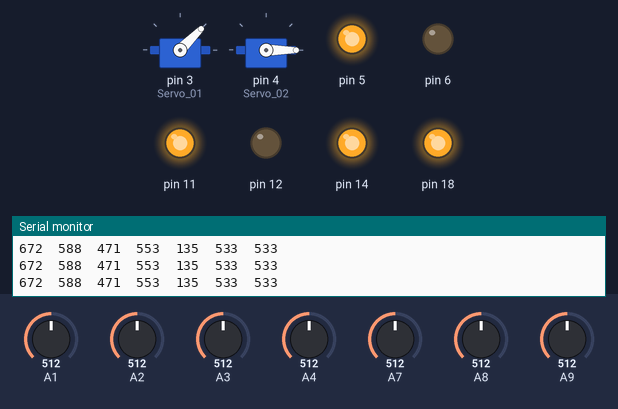
Recording of a sketch running on a simulated Arduino Mega 2560, built with avr-gcc and run on an emulated ATmega2560. Parts: 2 × servo, output pins drawn as LEDs (lit = HIGH), the last lines printed to the serial monitor. Dashed ring = blinking. The inputs (shaded band) are chosen by the test bench; at power-on: A8 = 512, A2 = 512, A7 = 512, A9 = 512, A1 = 512, A3 = 512, A4 = 512.

Above: at 1.2 s.
1.3 s: A8 set to 377
2.8 s: A8 set to 346
At 3.3 s:
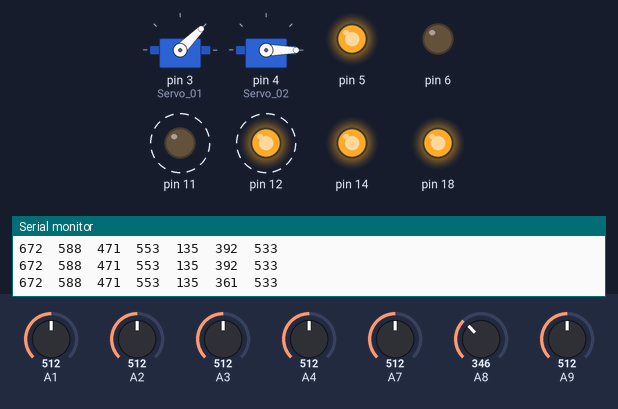
5.8 s: A2 set to 85
At 6.3 s:
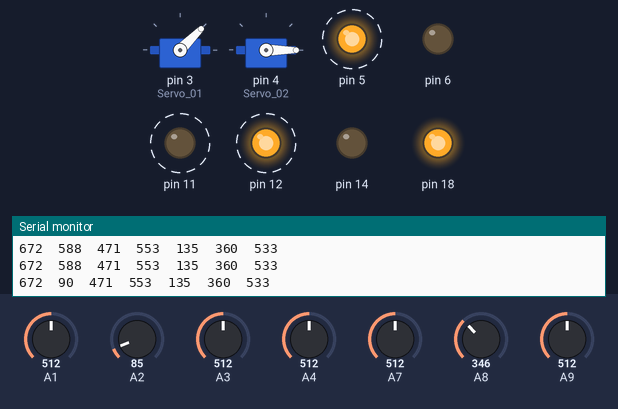
8.8 s: A7 set to 330
11.8 s: A7 set to 315
At 12.3 s:
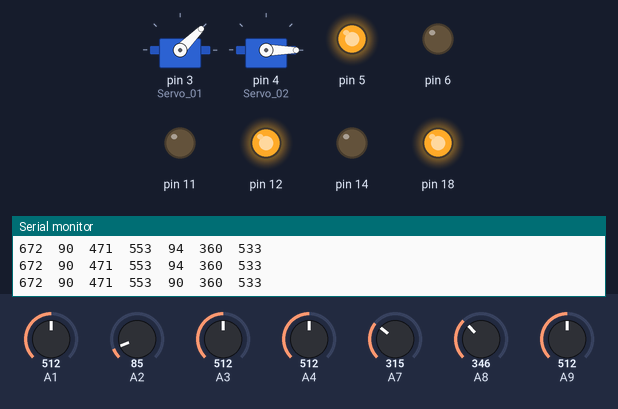
13.3 s: A9 set to 85
At 15.14 s:
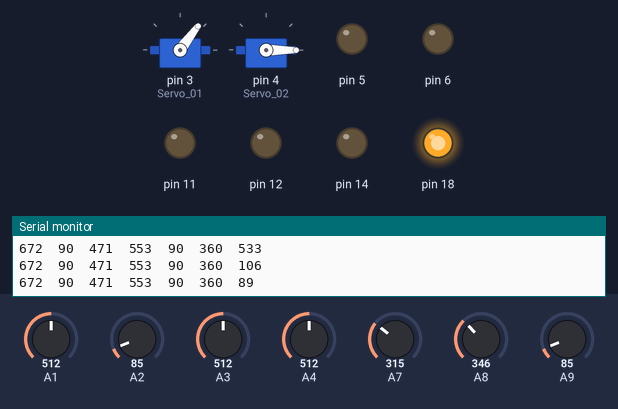
Timing chart, 0 to 19.1 s (numbered marks = the images above; inputs shaded):
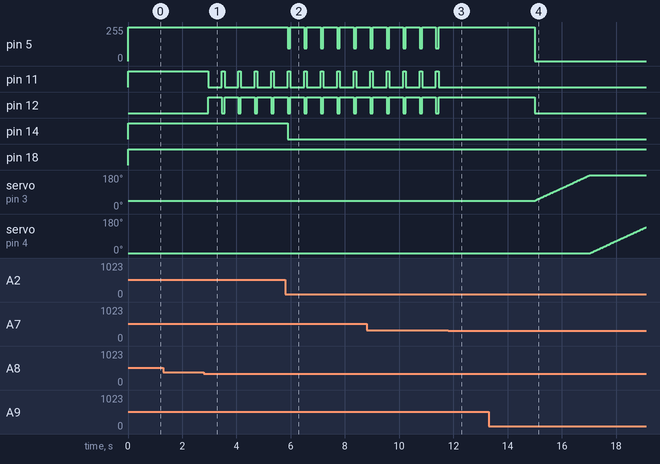

Measured:
- the behaviour switches between 365 and 364 on A8 (found by bisection; images 0 and 1)
- the behaviour switches between 316 and 315 on A7 (found by bisection; images 2 and 3)
- after the input at 2.8 s, pin 11: alternates HIGH for 0.10 s and LOW for 0.51 s, starting after 0.15 s; pin 12: alternates HIGH for 0.51 s and LOW for 0.10 s, starting after 0.15 s
- after the input at 5.8 s, pin 5: alternates 255/255 for 0.51 s and 96/255 for 0.10 s, starting after 0.09 s; pin 14: HIGH → LOW after 0.09 s
- after the input at 11.8 s, pin 5: stops changing and stays 255/255; pin 11: stops changing and stays LOW; pin 12: stops changing and stays HIGH
- after the input at 13.3 s, pin 5: 255/255 → 0/255 after 1.7 s; pin 12: HIGH → LOW after 1.7 s; servo on pin 3 (Servo_01): moves from 45° to 178° over 2.0 s, starting after 1.7 s; servo on pin 4 (Servo_02): moves from 0° to 137° over 2.1 s, starting after 3.7 s

The sketch:

hari.ino
```cpp
#include <Servo.h>

int val_01, val_02, val_03, val_04;
int vall_01, vall_02, vall_03, vall_04;
int va, Dis_val, DDis_val, Box_val, BBox_val, First_OK, Stop;
Servo Servo_01;
Servo Servo_02;
int Servo_Speed = 15;
int Servo_01_Min = 45, Servo_01_Max = 179, Servo_02_Min = -1, Servo_02_Max = 179;
int Pikuped, Griped, UnGriped;

void setup()
{
  pinMode(14, OUTPUT);
  pinMode(18, OUTPUT);
  pinMode(5, OUTPUT);
  pinMode(6, OUTPUT);
  pinMode(11, OUTPUT);
  pinMode(12, OUTPUT);
  Servo_01.attach(3);
  Servo_02.attach(4);
  Servo_01.write(Servo_01_Min);
  Servo_02.write(Servo_02_Min);
  Serial.begin(9600);
}

void loop()
{
  Line_Read();
  Va_Read();
  Dis_Sen();
  Box_Sen();
  Print();
  Inti();
  Access();
  Pik();
}

void Access()
{
  if(vall_02 > va && vall_03 > va && Stop == 0)
  {
    Robot_F();
  }
  else if(vall_02 > va && vall_03 < va && Stop == 0)
  {
    Robot_L_T();
  }
  else if(vall_02 < va && vall_03 > va && Stop == 0)
  {
    Robot_R_T();
  }
  else if(vall_02 < va && vall_03 < va && Stop == 0)
  {

  }
  if(DDis_val > 280 && DDis_val < 380 && Stop == 0)
  {
    delay(100);
    Robot_L_TT();
    delay(500);
    First_OK = 1;
  }
  if(DDis_val > 60 && DDis_val < 100 && First_OK == 1 && Stop == 0)
  {
    delay(100);
    Robot_R();
    delay(750);
    Robot_S();
    Stop = 1;
    UnGrip();
  }
}
void Pik()
{
  if(BBox_val > 50 && BBox_val < 95 && Pikuped == 0)
  {
    Robot_S();
    Grip();
    Pikuped = 1;
  }
}
void Grip()
{
  if(Griped == 0)
  {
    for(int i = Servo_01_Min; i < Servo_01_Max; i++)
    {
      Servo_01.write(i);
      delay(Servo_Speed);
    }
    for(int i = Servo_02_Min; i < Servo_02_Max; i++)
    {
      Servo_02.write(i);
      delay(Servo_Speed);
    }
    for(int i = Servo_01_Max; i > Servo_01_Min; i--)
    {
      Servo_01.write(i);
      delay(Servo_Speed);
    }
    for(int i = Servo_02_Max; i > Servo_02_Min; i--)
    {
      Servo_02.write(i);
      delay(Servo_Speed);
    }
    Griped = 1;
  }
}
void UnGrip()
{
  if(UnGriped == 0)
  {
    for(int i = Servo_02_Min; i < Servo_02_Max; i++)
    {
      Servo_02.write(i);
      delay(Servo_Speed);
    }
    for(int i = Servo_01_Min; i < Servo_01_Max; i++)
    {
      Servo_01.write(i);
      delay(Servo_Speed);
    }
    for(int i = Servo_02_Max; i > Servo_02_Min; i--)
    {
      Servo_02.write(i);
      delay(Servo_Speed);
    }
    for(int i = Servo_01_Max; i > Servo_01_Min; i--)
    {
      Servo_01.write(i);
      delay(Servo_Speed);
    }
    UnGriped = 1;
  }
}
void Print()
{
  Serial.print(vall_01);
  Serial.print("  ");
  Serial.print(vall_02);
  Serial.print("  ");
  Serial.print(vall_03);
  Serial.print("  ");
  Serial.print(vall_04);
  Serial.print("  ");
  Serial.print(va);
  Serial.print("  ");
  Serial.print(DDis_val);
  Serial.print("  ");
  Serial.println(BBox_val);
}
void Line_Read()
{
  val_01 = analogRead(A1);
  val_02 = analogRead(A2);
  val_03 = analogRead(A3);
  val_04 = analogRead(A4);

  vall_01 = map(val_01, 18, 192, 20, 250);
  vall_02 = map(val_02, 25, 222, 20, 250);
  vall_03 = map(val_03, 25, 273, 20, 250);
  vall_04 = map(val_04, 18, 231, 20, 250);
}
void Va_Read()
{
  va = analogRead(A7);
  va = map(va, 0, 1023, 20, 250);
}
void Dis_Sen()
{
  for(int i = 0; i < 25; i++)
  {
    Dis_val = analogRead(A8);
    DDis_val = DDis_val + Dis_val;
  }
  DDis_val = DDis_val / 25;
}
void Box_Sen()
{
  for(int i = 0; i < 25; i++)
  {
    Box_val = analogRead(A9);
    BBox_val = BBox_val + Box_val;
  }
  BBox_val = BBox_val / 25;
}
void Inti()
{
  if(vall_02 > va)
  {
    digitalWrite(14, HIGH);
  }
  else
  {
    digitalWrite(14, LOW);
  }
  if(vall_03 > va)
  {
    digitalWrite(18, HIGH);
  }
  else
  {
    digitalWrite(18, LOW);
  }
}
void Robot_F()
{
  digitalWrite(5, HIGH);
  digitalWrite(6, LOW);
  digitalWrite(11, HIGH);
  digitalWrite(12, LOW);
}
void Robot_R()
{
  digitalWrite(5, LOW);
  digitalWrite(6, HIGH);
  digitalWrite(11, LOW);
  digitalWrite(12, HIGH);
}
void Robot_S()
{
  digitalWrite(5, LOW);
  digitalWrite(6, LOW);
  digitalWrite(11, LOW);
  digitalWrite(12, LOW);
}
void Robot_R_T()
{
  analogWrite(5, 96);
  digitalWrite(6, LOW);
  digitalWrite(11, HIGH);
  digitalWrite(12, LOW);
}
void Robot_R_TT()
{
  digitalWrite(5, LOW);
  digitalWrite(6, HIGH);
  digitalWrite(11, HIGH);
  digitalWrite(12, LOW);
}
void Robot_L_T()
{
  digitalWrite(5, HIGH);
  digitalWrite(6, LOW);
  analogWrite(11, 96);
  digitalWrite(12, LOW);
}
void Robot_L_TT()
{
  digitalWrite(5, HIGH);
  digitalWrite(6, LOW);
  digitalWrite(11, LOW);
  digitalWrite(12, HIGH);
}
```
